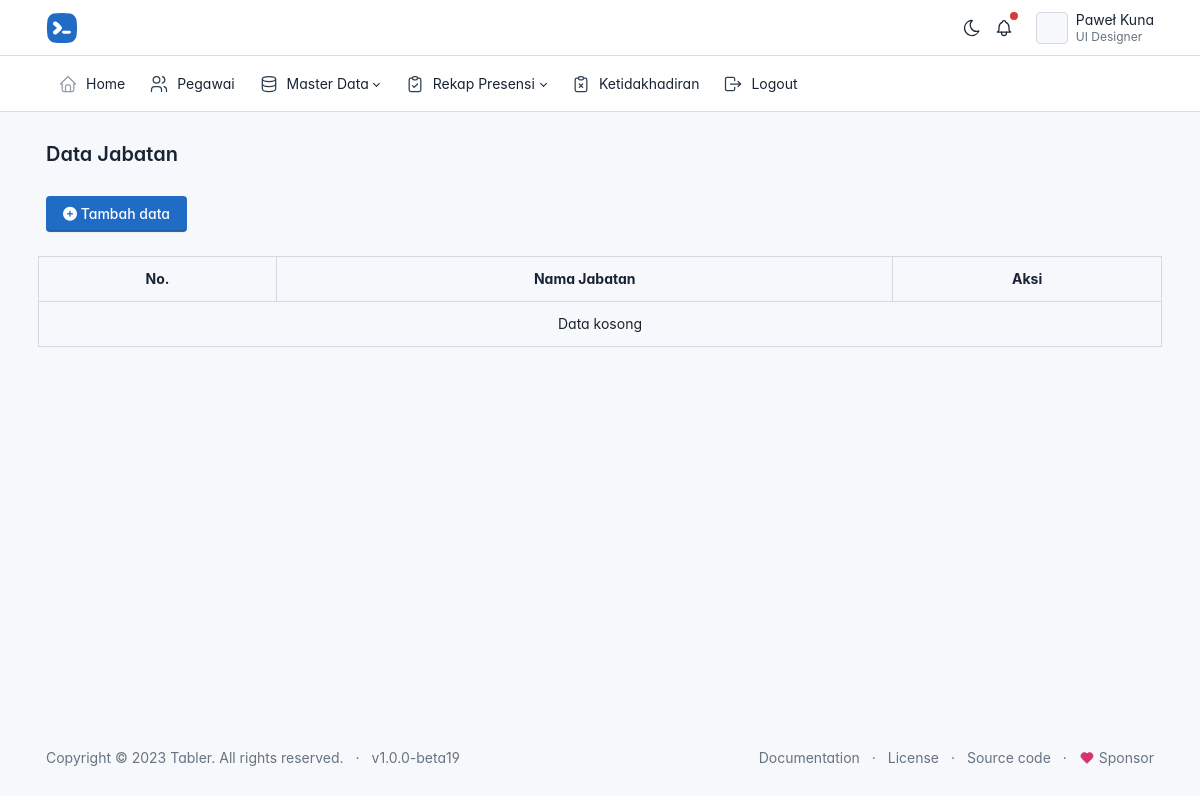
/admin/data_jabatan/jabatan.php (signed in), run on an earlier commit of the app's database.
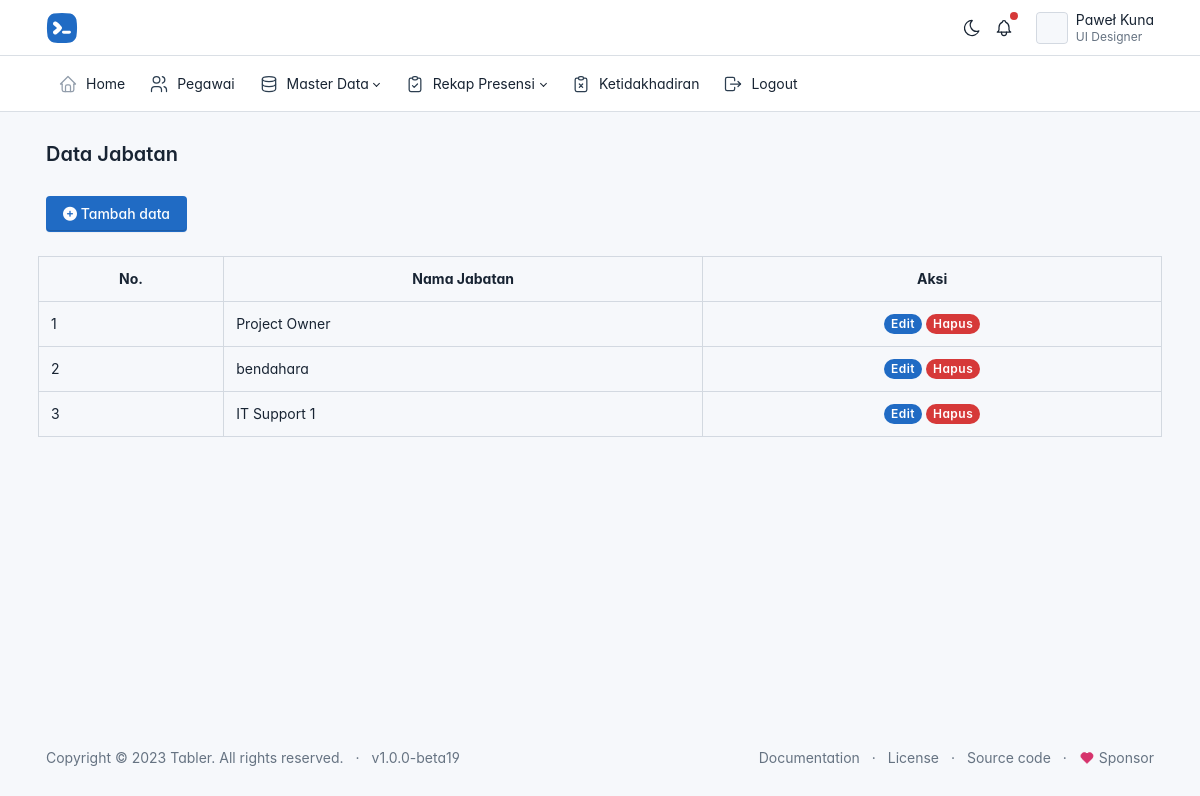
And on a later commit of the database.
### tables this page shows
CREATE TABLE `jabatan` (
  `id` int(11) NOT NULL,
  `jabatan` varchar(225) NOT NULL
);

### config.php (called while the page is built, shortened)
<?php
function base_url($url = null)
{
    $base_url = 'http://localhost/presensi';
    if ($url != null) {
        return $base_url . "/".$url;
    }
    return $base_url;
}

### admin/data_jabatan/jabatan.php (the view, shortened to what this page needs)
<?php
include('../../admin/layout/header.php');
require_once('../../config.php');
$result = mysqli_query($connection, "SELECT * FROM jabatan ORDER BY id DESC") or die(mysqli_error($connection));
?>
<div class="page-body">
    <div class="container-xl">
        <a href="<?= base_url('admin/data_jabatan/tambah.php') ?>" class="btn btn-primary">
            <span class="text">
                <i class="fa-solid fa-circle-plus"></i>
                Tambah data
            </span>
        </a>
        <div class="row row-deck row-cards mt-2">
            <table class="table table-bordered">
                <tr class="text-center">
                    <th>No.</th>
                    <th>Nama Jabatan</th>
                    <th>Aksi</th>
                </tr>
                <?php if (mysqli_num_rows($result) === 0) : ?>
                    <tr>
                        <td colspan="3" class="text-center">Data kosong</td>
                    </tr>
                <?php else : ?>
                    <?php $no = 1;
                    while ($jabatan = mysqli_fetch_array($result)) : ?>
                        <tr>
                            <td><?= $no++ ?></td>
                            <td><?= $jabatan['jabatan'] ?></td>
                            <td class="text-center">
                                <a href="<?= base_url('admin/data_jabatan/edit.php?id=' . $jabatan['id']) ?>" class="badge bg-primary badge-pill">Edit</a>
                                <a href="<?= base_url('admin/data_jabatan/hapus.php?id=' . $jabatan['id']) ?>" class="badge bg-danger badge-pill tombol-hapus">Hapus</a>
                            </td>
                        </tr>
                    <?php endwhile; ?>
                <?php endif; ?>
            </table>
        </div>
    </div>
</div>
<?php include('../../admin/layout/footer.php') ?>

What changed in the data, as far as the page shows it:
added jabatan: jabatan "Project Owner"
added jabatan: jabatan "bendahara"
added jabatan: jabatan "IT Support 1"
Also different on the page:
text no longer shown: "Data kosong"
